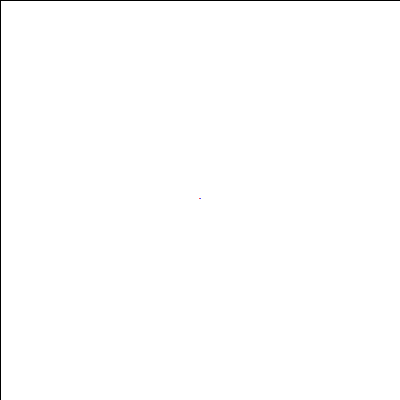
Frame 1 (no input)
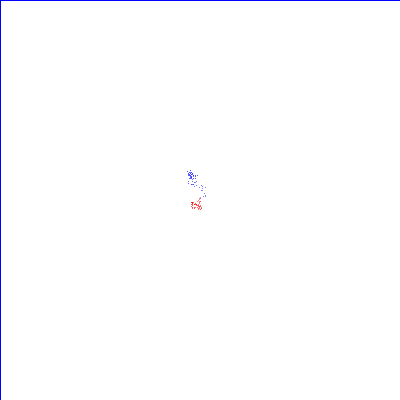
Frame 60 (the mouse pressed at the canvas centre just before this capture)
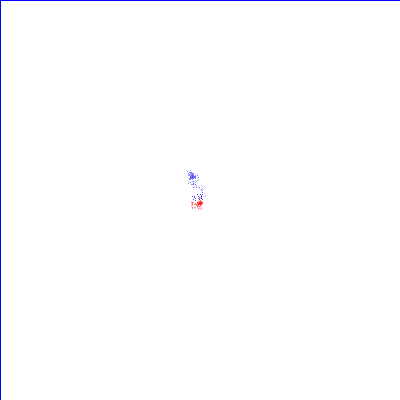
Frame 120 (the mouse held since frame 60 and released just before this capture)

The Processing sketch that drew these frames (run headless with seeded random() and noise(); from frame 60 on, the mouse is pressed at the canvas centre):

// Processing sketch: walkerTorusGaussian
// ── walkerTorusGaussian.pde
/*
Comparison between random walker (blue) and a walker whose steps follow a normal 
distribution (mu, sigma) (red). On a torus.
*/

import java.util.Random;
Random generator;

class walker {
  float x;
  float y;
  color c;

  walker(color tempC, float tempX, float tempY) { 
    // x = width/2; //walker starts in the middle of the screen
    // y = width/2;
    c = tempC;
    x = tempX;
    y = tempY;
  }

  //this function displyas the position of the walker as a dot on the screen
  void display() { 
    stroke(c);
    point(x, y);
  }
  
  //this function lets the walker take a step in a random direction
  void step() {
    float stepx = random(-3, 3); //horizontal component
    float stepy = random(-3, 3); //vertical component
    x += stepx;
    y += stepy;
    //movement on a torus!
    if (x >= width) {
      x -= width;
    }
    if (x < 0) {
      x += width;
    }
    if (y >= height) {
      y -= height;
    }
    if (y < 0) {
      y += height;
    }
  }
  
  //this function lets the walker take a step in a normally distributed direction
  void GaussStep() {
    float mu = 0;
    float sigma = 1;
    float stepx = (float) generator.nextGaussian() * sigma + mu; //horizontal component
    float stepy = (float) generator.nextGaussian() * sigma + mu; //vertical component
    x += stepx;
    y += stepy;
    //movement on a torus!
    if (x >= width) {
      x -= width;
    }
    if (x < 0) {
      x += width;
    }
    if (y >= height) {
      y -= height;
    }
    if (y < 0) {
      y += height;
    }
  }
}

//MAIN

walker w; //declare new object
walker v;

void setup() {
  size(400, 400);
  w = new walker(color(255, 0, 0), width/2, height/2);//random(0, width), random(0, height));
  v = new walker(color(0, 0, 255), width/2, height/2);//random(0, width), random(0, height));
  generator = new Random();
  background(255);
}  

void draw() {
  fill(255, 2); //second (or fourth) argument indicates the opacity. 255=100%
  rect(0, 0, width, height);
  w.GaussStep();
  w.display();
  v.step();
  v.display();
}
